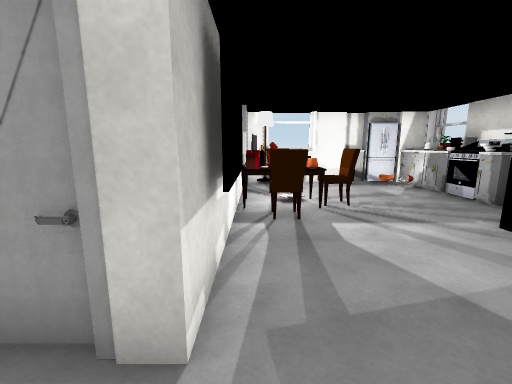
[1] (above)

12 first-person views from a walk through a Unity game level. The camera is 1.5 m above the floor, tilts 10° down and sees 90° across. Doors are open. The floor is counted in squares, 1 m on a side. Each view is taken from the middle of a square. On the plan, view 1 faces up. The plan holds only what a view shows up to about 13 squares ahead; the rest is blank. Some surface patterns are stand-ins.

[2]
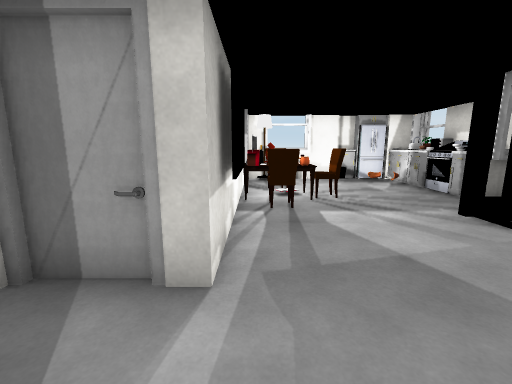

[3]
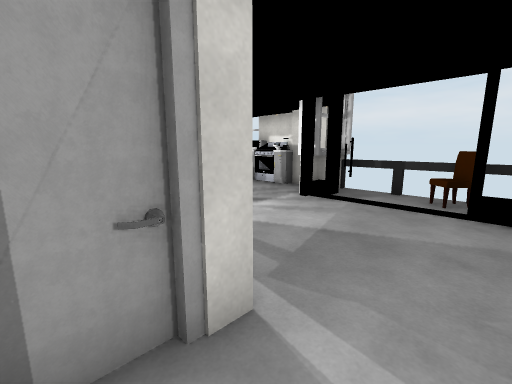

[4]
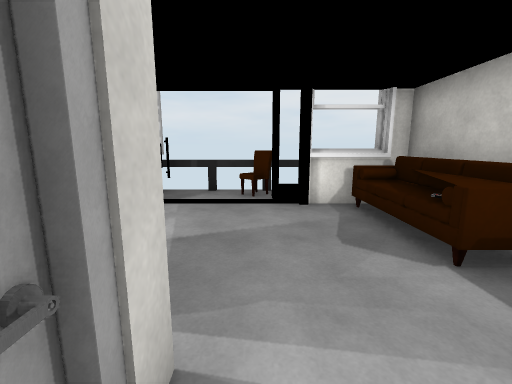

[5]
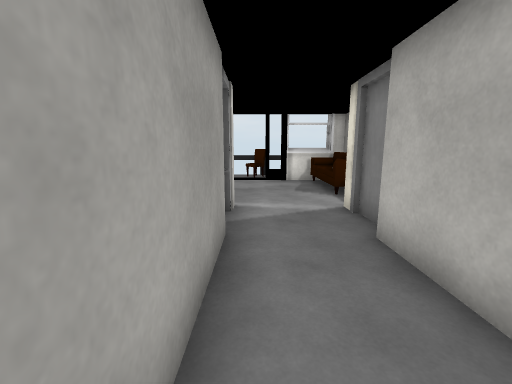

[6]
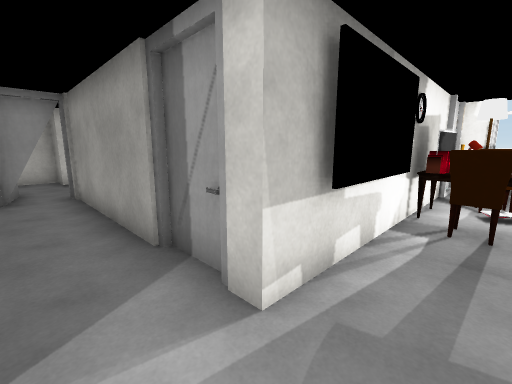

[7]
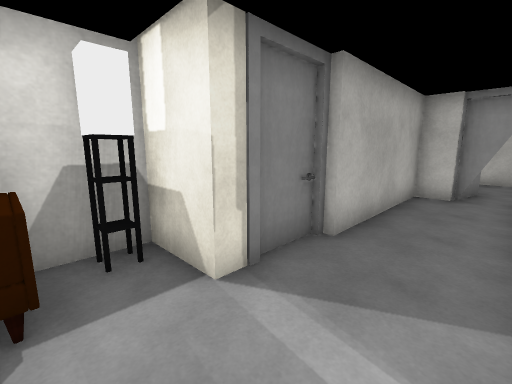

[8]
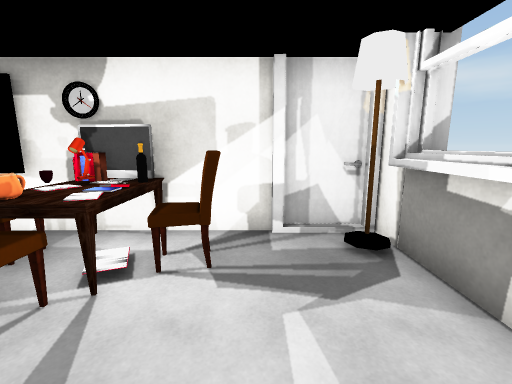

[9]
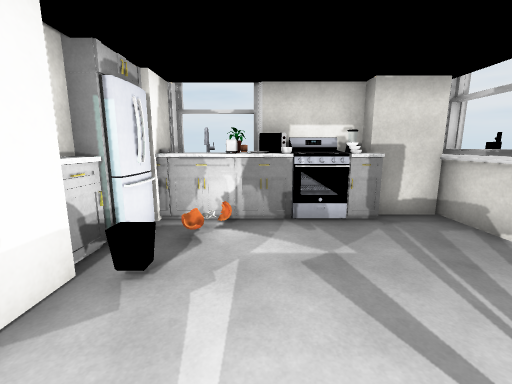

[10]
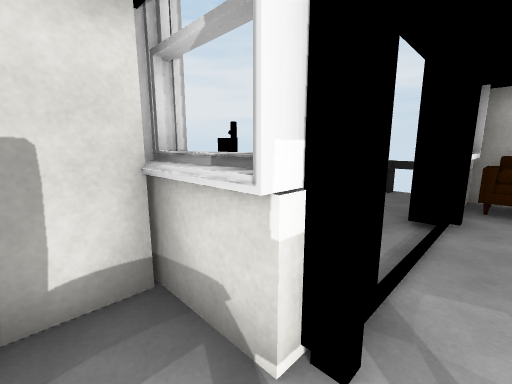

[11]
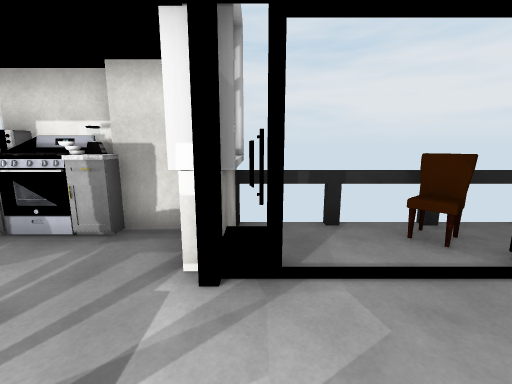

[12]
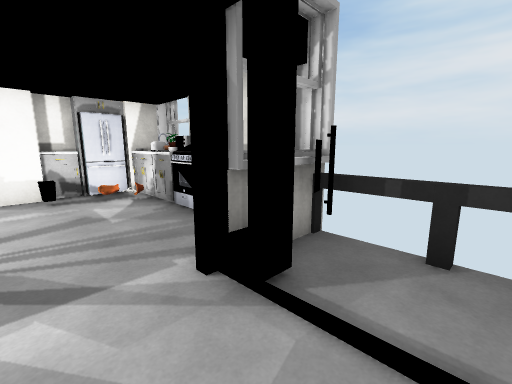

### Floor plan
Key: @ floor where view 1 was taken; # wall or solid block; x gap in a wall; . floor; / step, stairs or slope; D open door; = window, fence, low wall or low ledge; ^ raised ledge; O other object.
Columns run from 10 left of view 1 to 8 right of it. Each row starts with its distance up from view 1.
 12          ###  ^O
 11          #O==##OO##
 10          #....O/O##
  9          ##.....OO#
  8          #OO....OO
  7          #OOO...OO
  6          #OOO....#
  5          #OO...#=#
  4          #O....#=#
  3          #O......
  2   ####O ##.......
  1  .x............DO#
  0 ###.......@....DD#
 -1   ########.....=.#
 -2          ##OOOO#.#
 -3          #########

Positions as (right, up) in squares from view 1, and headings:
1: (0, 0), facing up
2: (0, -1), facing up
3: (-2, 0), facing up-right
4: (-2, 1), facing right
5: (-7, 1), facing right
6: (1, 0), facing up-left
7: (1, 1), facing down-left
8: (4, 9), facing left
9: (1, 9), facing right
10: (4, 6), facing down-right
11: (2, 4), facing right
12: (3, 2), facing up-right
